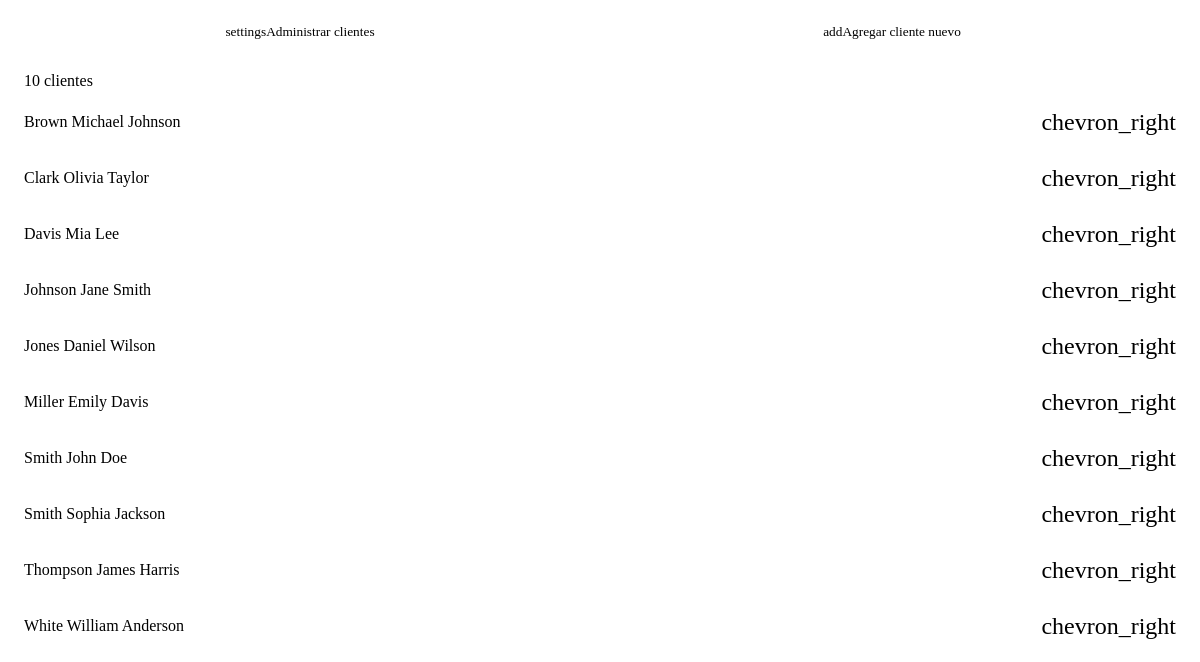
/php/views/clientes.php, run on the app's committed database.
### tables this page shows
CREATE TABLE IF NOT EXISTS cliente(
    id INT AUTO_INCREMENT PRIMARY KEY,    
    nombre VARCHAR(50) NOT NULL,
    apellidos VARCHAR(80) NOT NULL,
    edad INT NOT NULL,
    celular VARCHAR(12) NOT NULL UNIQUE,
    email VARCHAR(255) UNIQUE
);

### php/controllers/Cliente.class.php (called while the page is built, shortened)
<?php
class Cliente extends \models\Cliente
{
  public static function vistaClienteConstructor(): Cliente { return new self(); }
  public function mostrarClientes(): array|false
  {
    return $this->obtenerClientes();
  }
}

### php/classes/Dbh.class.php (called while the page is built, shortened)
<?php
class Dbh
{
  protected function conectar(): PDO
  {
    try {
      $config = parse_ini_file(CONFIG_INI);
      $nombreBd = $config['bd_nombre'];
      $usuario = $config['usuario'];
      $clave = $config['clave'];
      $host = $config['host'];
      $puerto = $config['puerto'];
      $dbh = new PDO("mysql:host={$host}:{$puerto};dbname={$nombreBd}", $usuario, $clave);
      $dbh->setAttribute(PDO::ATTR_DEFAULT_FETCH_MODE, PDO::FETCH_ASSOC);
      return $dbh;
    } catch (PDOException $e) {
      $mensajeRespuesta = Respuesta::BD_ERROR;
      $mensajeRespuesta['mensaje'] = vsprintf($mensajeRespuesta['mensaje'], array($e->getMessage()));
      $respuesta = new Respuesta(Respuesta::STATUS_ERROR, Respuesta::ARRAY, array($mensajeRespuesta));
      exit($respuesta->Json());
    }
  }
  protected function ejecutarSentencia(PDOStatement $stmt, ?array $valores = null, ?Respuesta $respuesta = null): void
  {
    try {
      $stmt->execute($valores);
    } catch (PDOException $e) {
      $mensajeRespuesta = Respuesta::BD_ERROR;
      $mensajeRespuesta['mensaje'] = vsprintf($mensajeRespuesta['mensaje'], array($e->getMessage()));
      $bd_error = new Respuesta(Respuesta::STATUS_ERROR, Respuesta::ARRAY, array($mensajeRespuesta));
      exit($bd_error->Json());
    }
  }
}

### php/models/Cliente.class.php (called while the page is built, shortened)
<?php
class Cliente extends Dbh
{
  protected function obtenerClientes()
  {
    $stmt = $this->conectar()->prepare(
        'SELECT id, CONCAT_WS(" ", apellidos, nombre) nombre FROM cliente;'
    );
    $this->ejecutarSentencia($stmt);
    return $stmt->fetchAll();
  }
}

### php/views/partials/customers/lista-clientes.php (the view, shortened to what this page needs)
<lista-controlador id='lista-clientes'>
  <?php $i = 0;
  if (count($clientes) > 0):
    foreach ($clientes as $cliente): ?>
      <item-divisor <?= ++$i === count($clientes) ? 'data-no-divisor' : '' ?>>
        <lista-item>
          <wc-texto class='nombre-cliente-lista' data-tipo-fuente='titulo-s'><?= $cliente['nombre'] ?></wc-texto>
        </lista-item>
      </item-divisor>
    <?php endforeach; ?>
  <?php else: ?>
    <contenedor-flex margin='0 auto' padding='var(--espaciado-chico)'>
      <wc-texto data-tipo-fuente='etiqueta-l'>Sin clientes registrados.</wc-texto>
    </contenedor-flex>
  <?php endif; ?>
</lista-controlador>

### data on the page
cliente: nombre "Smith John Doe"
cliente: nombre "Johnson Jane Smith"
cliente: nombre "Brown Michael Johnson"
cliente: nombre "Miller Emily Davis"
cliente: nombre "Jones Daniel Wilson"
cliente: nombre "Clark Olivia Taylor"
cliente: nombre "White William Anderson"
cliente: nombre "Smith Sophia Jackson"
cliente: nombre "Thompson James Harris"
cliente: nombre "Davis Mia Lee"

### other printed values
count($clientes) "10"
